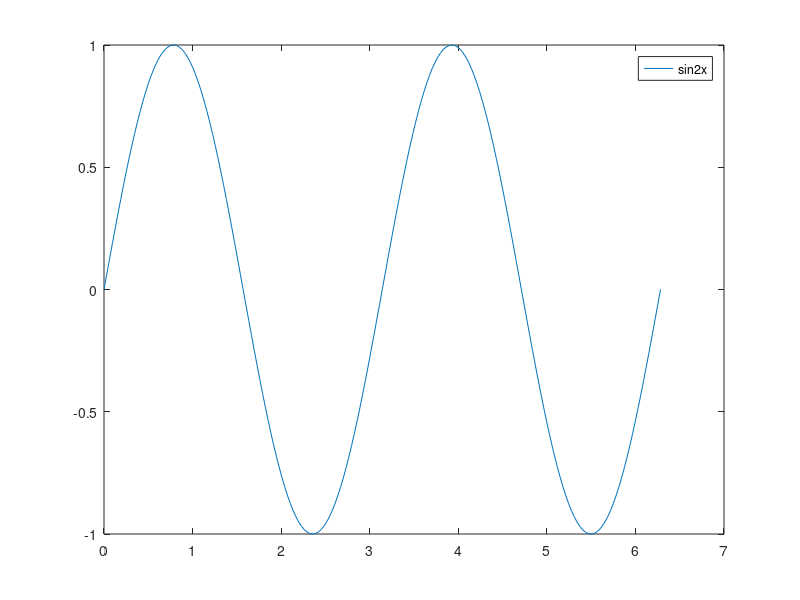

Source code (MATLAB): (Note: this script raises an error after producing the figure.)
%%
%使用eval劃出正弦取線
x = 0:pi/100:2*pi;
str = 'figure ; y = sin(2*x) ; plot(x,y) ; legend("sin2x")';

eval(str);
%%
for n = 3:5
    eval(['M' num2str(n) '=magic(n)'])
end
%%
str1 = 'x = 0:0.5:2*pi ; y = sin(2*x)';
str2 = 'x = 0:0.5:2*pi ; y = cos(2*x);';
T1 = evalc(str1);
T2 = evalc(str2);
%%  輸入兩個變數x跟y，如果x>y的話，x與y交換

x = input('x=');
y = input('y=');

if(x>y)
    t = x;
    x = y;
    y = t;
end
disp(x);
disp(y);
%%
n = 1;
for i = 1:20
    n = n.*i;
end
disp(n);
%%
if('m'>'N')
    disp('m較大');
else
    disp('N較大');
end
%%
a = input('輸入一個數字');
if(mod(a,5)==0)
    disp(a+"是五的倍數");
end
%%  將輸入的三個數做排序，將最大的數存入a，最小的數存入c

a = input('輸入第一個數字:');
b = input('輸入第二個數字:');
c = input('輸入第三個數字:');

if(a<b)
    t = a;
    a = b;
    b = t;
end
if(a<c)
    t = a;
    a = c;
    c = t;
end
if(b<c)
    t = b;
    b = c;
    c = t;
end
disp(a+""+b+""+c);
%%  將矩陣的兩個對角線做相加，並將答案印出
A = [1,2,3;4,5,6;7,8,9];
sum1 = 0;
i = 1;
j = 1;
while(i<=length(A))
    sum1 = sum1+A(i,j);
    i = i+1;
    j = j+1;
end
sum2 = 0;
k = length(A);
f = length(A);
while(k>0)
    sum2 = sum2+A(k,f);
    k = k-1;
    f = f-1;
end
disp(sum1);
disp(sum2);

%%  使使用if-else操作數學公式
% 1/1-1/2+1/3-1/4+......+1/99-1/100
ans = 0;
for i = 1:100
    if(mod(i,2)==0)
        ans = ans-1/i;
    else
        ans = ans+1/i;
    end
end
disp(ans);
%%  使用while回全找出費氏數列中剛好>1000的那個數
a1 = 1;
a2 = 1;
ans = 0;

while(ans<1000)
    ans = a1+a2;
    a1 = a2;
    a2 = ans;
end

disp(ans);
%%  使用while迴圈找出費氏數列中<=100的所有數(n1 = 1; n2 = 1; nk = nk-1 + nk-2)
n1 = 1;
n2 = 1;
ans = 0;

while(ans<100)
    ans = n1+n2;
    if(ans<100)
        disp(ans);
    end
    n1 = n2;
    n2 = ans;
end

%%  依照輸入的值，放入對應的方程式做計算，並將答案印出(if-elseif-else用法)
x = input("輸入一個數字:");
if x<1
    ans = 2*x+3;
elseif x>=1 && x<=3
    ans = x^2-3;
else
    ans = x^2-3*x+3;
end
disp(ans);

%%  依照輸入的價格給予折扣，並將折扣後的價格印出(if-elseif-else用法)
price = input("輸入一個價格:");

if price < 1000 && price > 0
    disp("沒有折扣，您購買的價格為 " + string(price));
elseif price < 2000 && price >= 1000
    discount = price * 0.02;
    disp("2%折扣，您購買的價格為 " + string(price - discount));
elseif price < 3000 && price >= 2000
    discount = price * 0.03;
    disp("3%折扣，您購買的價格為 " + string(price - discount));
elseif price < 4000 && price >= 3000
    discount = price * 0.05;
    disp("5%折扣，您購買的價格為 " + string(price - discount));
elseif price < 5000 && price >= 4000
    discount = price * 0.08;
    disp("8%折扣，您購買的價格為 " + string(price - discount));
elseif price >= 5000
    discount = price * 0.1;
    disp("10%折扣，您購買的價格為 " + string(price - discount));
else
    disp("您輸入的價格錯誤");
end
%%  輸入一個成績，依照輸入的成績的等級，發放獎學金(switch case用法)
a = input("請輸入一個成績:","s");
switch(a)
    case 'A'
        disp("恭喜!你的獎學金為1000元");
    case 'B'
        disp("恭喜!你的獎學金為500元");
    case 'C'
        disp("恭喜!你的獎學金為100元");
    case 'D'
        disp("抱歉，沒有獎學金");
    case 'E'
        disp("抱歉，沒有獎學金");
    case 'F'
        disp("抱歉，沒有獎學金");
    otherwise
        disp("成績輸入錯誤，請重新輸入");
end

%%  印出一個9*9乘法表
for i = 1:9
    for j = 1:9
        A(i,j) = i*j;
    end
end
disp(A);

%%  印出一個高度4，寬度為7的金字塔
str = "";
for i = 1:4
    for j = 1:4-i
        str = str + sprintf(' ');  %sprintf可以將output的值存入變數
    end
    for k = 1:2*i-1
        str = str + sprintf("*");
    end
    str = str + sprintf('\n');
end
disp(str);

%% 將for與switch case用法一起使用

for i = 1:5
    for j = 1:5
        switch(i-j)
            case 0
                A(i,j) = 2;
            case -1
                A(i,j) = 1;
            case 1
                A(i,j) = 1;
            otherwise
                A(i,j) = 0;
        end
    end
end

disp(A);
            
%% 使用while求1+2+3+4+...+100
i = 1; sum = 0;
while(i<=100)
    sum = sum+i;
    i = i+1;
end
disp(sum);

%% 使用while，求1+2+3+...n>=100的最小整數n
i = 0; sum = 0;
while(sum<100)
    i = i+1;
    sum = sum+i;
end
disp(i);

%%  使用遞迴，算出費是數列的第n項
function output =  fib(n)
   if(n==1)
       output = 1;
   elseif(n==2)
       output = 2;
   else
       output = fib(n-1)+fib(n-2);
   end
end

disp(fib(10));

%%  利用continue敘述控制迴圈
n = 0;
A = -20+40*rand(1,100);  %在區間[-20,20]隨機建立100個數
for i = 1:50
    if A(i)<=0
        continue  %若為負數或零，則跳出本次迴圈
    end
    n = n+1;  %統計正數的個數
    B(n) = A(i);  %將正數存在陣列B中
end
disp(n);
plot(B,'*b:');
grid on;

%%  利用break敘述控制迴圈

A(1) = 1;  %Fibonacci級數A(1) = 1，A(2) = 1
A(2) = 1;
for i = 3:1000
    A(i) = A(i-1)+A(i-2);
    if(A(i)>1000)
        n = i;
        ans = A(i);
        break;
    end
end

disp(n);
disp(ans);

plot(A , '*b:');

%%  keyboard用法
a = [1 2 3;4 5 6];
b = [2 3 4;5 6 7];
keyboard
c = a+b;
disp(c);

%%
for i = 1:10
    disp(i);
end
%%
for i = 1:2:10
    disp(i);
end

%%
for i = [10, 20, 30]
    fprintf('Value: %d\n', i);
end